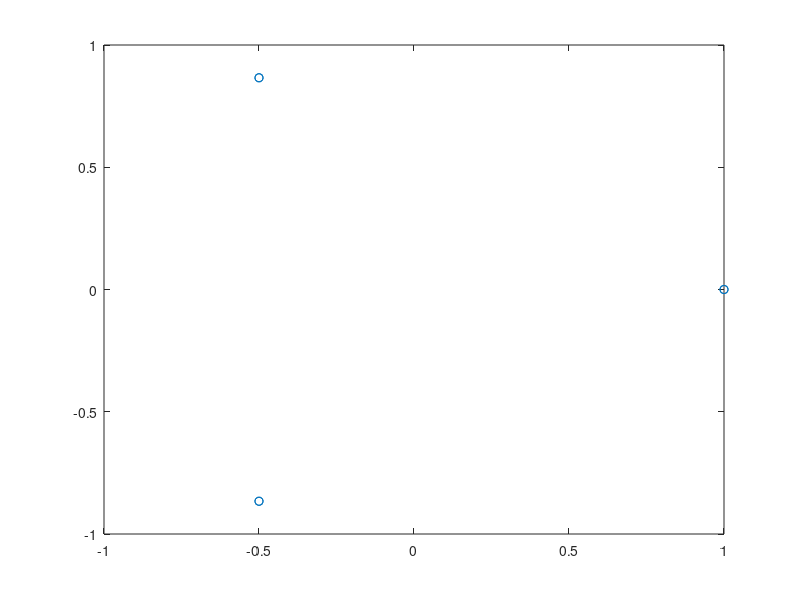

Write the MATLAB code that produced this figure. (Note: this script raises an error after producing the figure.)
clc;
clear;

a=1
n=6;
L=n*a;
r=1:1:L;
k=2*pi/L*2;
result=exp(1j*k*r);
result_sum_r=sum(exp(1j*k*r))/length(r);
R=0;
k=2*pi/L*r;
result_k=exp(1j*k*R);
result_sum_k=sum(exp(1j*k*R))/length(k)

figure()
plot(real(result),imag(result),'o')

% plot(real(result_k),imag(result_k),'o')

%%
a=1;
a1=[1/2,sqrt(3)/2]*a;
a2=[-1/2,sqrt(3)/2]*a;
b=2*pi*inv([a1;a2])';
b1=b(1,:);
b2=b(2,:);
n=81;
n1=1:n;
n2=1:n;
[N1,N2]=meshgrid(n1,n2);
nk1=linspace(-1,1,n);
nk2=linspace(-1,1,n);
[Nk1,Nk2]=meshgrid(nk1,nk2);
kx=Nk1*b1(1,1)+Nk2*b2(1,1);
ky=Nk1*b1(1,2)+Nk2*b2(1,2);
rx=N1*a1(1,1)+N2*a2(1,1);
ry=N1*a1(1,2)+N2*a2(1,2);
S=zeros(size(kx));
for i=1:size(kx,1)
    for j=1:size(ky,2)
        k=[kx(i,j),ky(i,j)];
        S(i,j)=get_S_at_single_k(k,rx,ry);
    end
end
%%
k=2*b1+5*b2;
c=get_S_at_single_k(k,rx,ry);
%%
% 绘制相图
figure();
imagesc(nk1,nk2,real(S*S')); % 使用 imagesc 显示网格化数据
% 设置自定义柔和颜色（橙色、灰色、蓝色）
% colormap([1 0.6 0.2; 0.7 0.7 0.7; 0.2 0.4 0.8]); % 橙色、灰色、蓝色
colormap(slanCM('inferno'))
% colormap(flipud(colormap));
shading interp
% caxis([-10, 1000]); % 设置颜色范围（单位: eV）
%%
function sk=get_S_at_single_k(k,rx,ry)
    sk=0;
    for i=1:size(rx,1)
        for j=1:size(ry,2)
            r=[rx(i,j),ry(i,j)];
            sk=sk+exp(1j*k*r');
        end
    end
end
